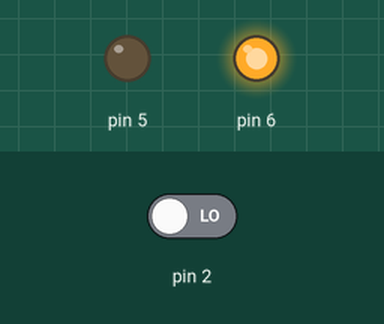
A sketch run on a simulated Arduino Uno, built with avr-gcc and run on an emulated ATmega328P. On the bench: output pins drawn as LEDs (lit = HIGH). Dashed ring = blinking. The inputs (shaded band) are chosen by the test bench; at power-on: pin 2 LOW.

Above: at 1.2 s.
1.3 s: pin 2 driven HIGH
At 1.44 s:
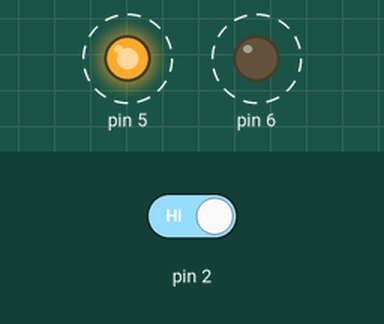
Timing chart, 0 to 10.3 s (numbered marks = the images above; inputs shaded):
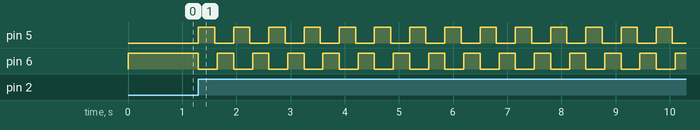

Measured:
- by itself, pin 5, pin 6: alternates HIGH for 0.30 s and LOW for 0.35 s

The sketch:

luces_pol_int_struct.ino
```cpp
constexpr int LED_RED = 6;
constexpr int LED_BLUE = 5;

volatile bool alert = false;

struct LightPoliceInit {
  int red_light;
  int blue_light;
  unsigned long previous_time;
  int current_state;
};

LightPoliceInit lightPolice = {LED_RED, LED_BLUE, 0, 0};

void setup() {
  attachInterrupt(digitalPinToInterrupt(2), foo_interruption, RISING);
  pinMode(lightPolice.blue_light, OUTPUT);
  pinMode(lightPolice.red_light, OUTPUT);
}

void light_police_update(LightPoliceInit *lp,
                        unsigned long normal_interval,
                        unsigned long alarm_interval)
{
  unsigned long current_time = millis();
  switch (lp->current_state)
  {
    /*-------------------RED--------------------*/
    case 0:
      digitalWrite(lp->red_light, HIGH);
      digitalWrite(lp->blue_light, LOW);
      if ((current_time - lp->previous_time) >= normal_interval)
      {
        lp->previous_time = current_time;
        lp->current_state = 1;
      }
      break;
    /*------------------BLUE-------------------*/
    case 1:
      digitalWrite(lp->red_light, LOW);
      digitalWrite(lp->blue_light, HIGH);
      if ((current_time - lp->previous_time) >= normal_interval)
      {
        lp->previous_time = current_time;
        lp->current_state = 2;
      }
      break;
    /*-------------------------------------------*/
    default:
      digitalWrite(lp->red_light, LOW);
      digitalWrite(lp->blue_light, LOW);
      if ((current_time - lp->previous_time) >= alarm_interval)
      {
        lp->previous_time = current_time;
        lp->current_state = 0;
      }
      break;
  }
}

void loop() {
  if (alert) // Se ejecutan luces MODO ALARMA
  {
    light_police_update(&lightPolice, 300, 50);
  }
  else // Se ejecuta luces MODO NORMAL
  {
    light_police_update(&lightPolice, 3000, 2000);
  }
}

void foo_interruption() {
  if (alert) {
    alert = false;
  }
  else {
    alert = true;
  }
}
```
